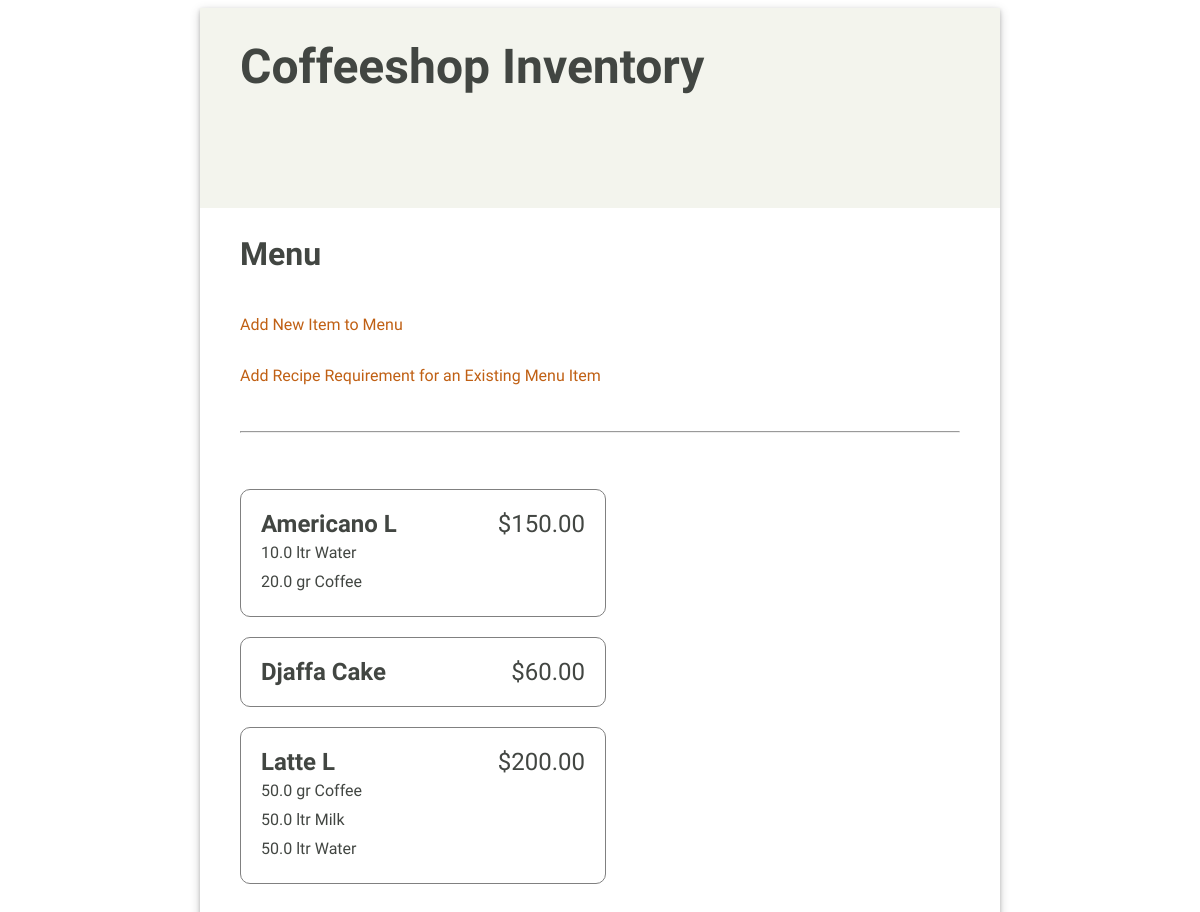
The app's page /menu/, older data.
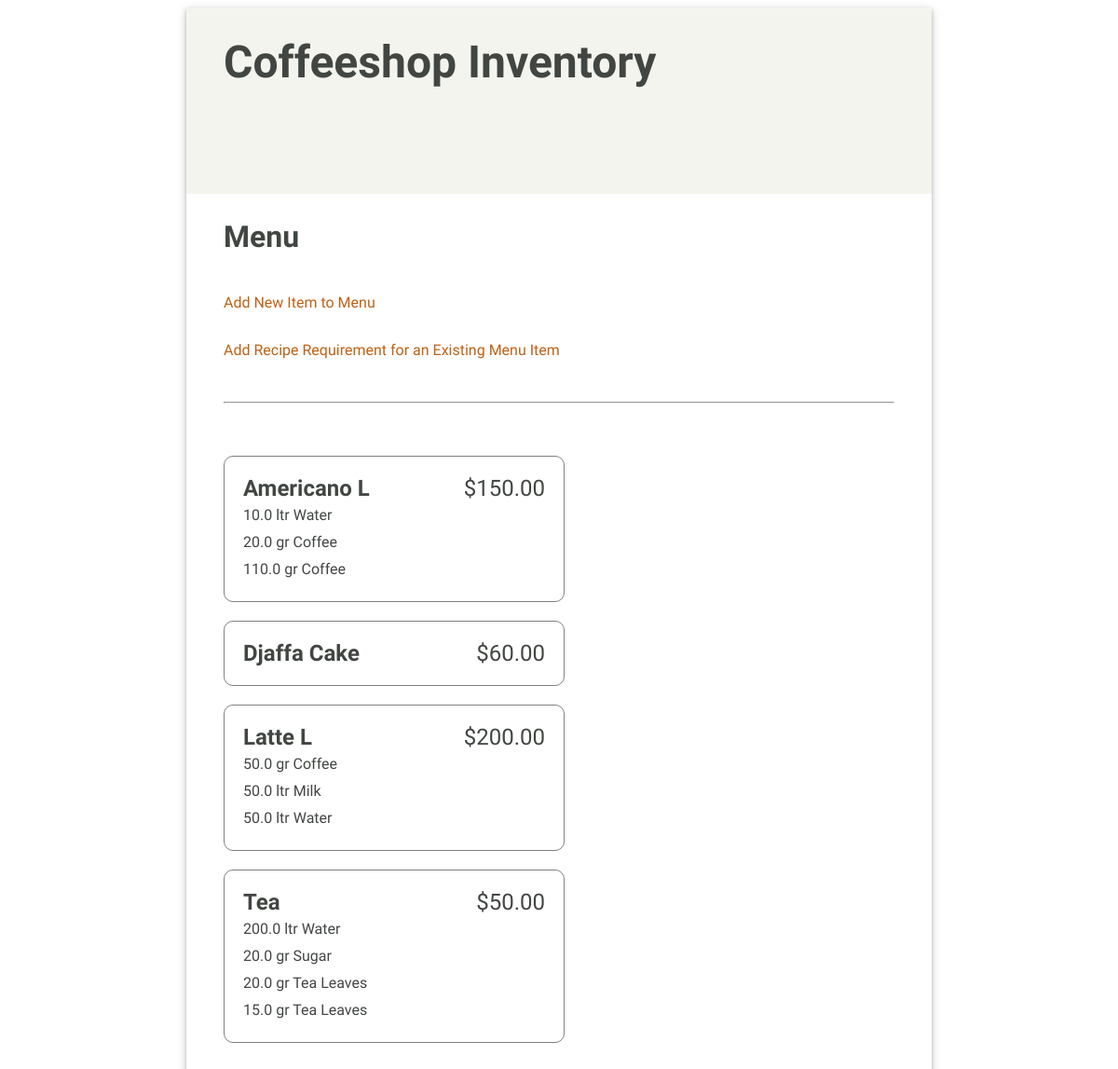
The same page, newer data.
### inventory/models.py (models this page shows, shortened)
class MenuItem(models.Model):
    title = models.CharField(max_length=100, unique=True)
    price = models.FloatField(default=0.00)
    class Meta:
        ordering = ['title']
        verbose_name = 'menu item'

class Recipe(models.Model):
    menu_item = models.ForeignKey(MenuItem, on_delete=models.CASCADE) # Deletes item in Menu too
    ingredient = models.ForeignKey(Ingredient, on_delete=models.CASCADE) # models.PROTECT Won't delete item in ingredient
    quantity = models.FloatField(default=0)

class Ingredient(models.Model):
    UNIT_CHOICES = [
        ('--', '--'),
        ('pc.', 'pc.'),
        ('g', 'g'),
        ('ml', 'ml'),
        ('tbsp', 'tbsp'),
        ('tsp', 'tsp'),
    ]
    name = models.CharField(max_length=100, unique=True)
    quantity = models.FloatField(default=0)
    unit = models.CharField(max_length=4, choices=UNIT_CHOICES, default='--')
    unit_price = models.FloatField(default=0)

### inventory/views.py (the view)
# urls.py: path('menu/', views.MenuItemList.as_view(), name='menuitemlist'),
class MenuItemList(ListView):
    model = MenuItem
    template_name = 'inventory/menuitem_list.html'

### inventory/templates/inventory/menuitem_list.html (shortened to what this page needs)
{% extends 'base.html' %}
{% load static %}
{% block content %}
    <h2>Menu</h2>
    <p><a href="{% url 'menuitemcreate' %}">Add New Item to Menu</a></p>
    <p><a href="{% url 'recipecreate' %}">Add Recipe Requirement for an Existing Menu Item</a></p>
    <hr/>
    <ul class="menu-items">
    {% for menu_item in menuitem_list %}
        <li>
            <div class="menu-item-header">
                <div class="menu-item-title">{{ menu_item.title }}</div>
                <div class="menu-item-price">${{ menu_item.price|stringformat:".2f" }}</div>
            </div>
            <ul class="menu-item-ingredients">
                {% for recipe in menu_item.recipe_set.all %}
                <li>{{ recipe.quantity }} {{recipe.ingredient.unit }} {{ recipe.ingredient.name }}</li>
                {% endfor %}
            </ul>
        </li>
    {% endfor %}
    </ul>
{% endblock %}

### inventory/templates/base.html (shortened to what this page needs)
{% load static %}
<!DOCTYPE html>
<html>
<head>
    <link rel="stylesheet" type="text/css" href="{% static 'inventory/style.css' %}" />
</head>
<body>
    <div class="app">
        <header>
          <div class="header-first-row">
            <h1 class="title">Coffeeshop Inventory</h1>
          </div>
        </header>
        <main>
          {% block content %}{% endblock %}
        </main>
        </div>
</body>
</html>

### inventory/static/inventory/style.css (style rules this page uses)
body { font-family: 'Oxygen', sans-serif; color: #424642; }
hr { margin: 30px 0; }
header { background-color: #F3F4ED; min-height: 200px; display: flex; align-items: center; flex-direction: column; align-items: flex-start; padding-left: 40px; }
main { display: flex; flex-direction: column; padding: 0 40px 20px 40px; justify-content: center; }
main h2 { font-size: 2em; }
.app { min-width: 800px; max-width: 60%; margin: 0 auto; box-shadow: 0 2px 4px 0 rgba(0, 0, 0, 0.2), 0 3px 10px 0 rgba(0, 0, 0, 0.19); }
.title { font-size: 3em; padding: 30px 0; margin: auto 0; }
.header-first-row { width: 100%; display: flex; justify-content: space-between; }
.menu-items { display: flex; flex-wrap: wrap; padding: 0; justify-content: space-between; }
.menu-items * { padding: 0; }
.menu-items > li { display: flex; flex-direction: column; padding: 20px; border: 1px solid grey; margin: 10px 0; border-radius: 10px; justify-content: left; flex-basis: 45%; }
.menu-items, .menu-items ul { list-style-type: none; }
.menu-item-header { display: flex; flex-direction: row; justify-content: space-between; font-size: 1.5em; }
.menu-item-title { font-weight: bold; }
.menu-item-ingredients * { padding: 5px 0; }
a { text-decoration: none; color: #C06014; }

Row changes from the older to the newer data that the page shows:
added Recipe: quantity "110.0", ingredient.unit "gr", ingredient.name "Coffee", shown under MenuItem "Americano L"
added MenuItem: title "Tea", price "50.00"
added Recipe: quantity "200.0", ingredient.unit "ltr", ingredient.name "Water", shown under "Tea"
added Recipe: quantity "20.0", ingredient.unit "gr", ingredient.name "Sugar", shown under "Tea"
added Recipe: quantity "20.0", ingredient.unit "gr", ingredient.name "Tea Leaves", shown under "Tea"
added Recipe: quantity "15.0", ingredient.unit "gr", ingredient.name "Tea Leaves", shown under "Tea"
